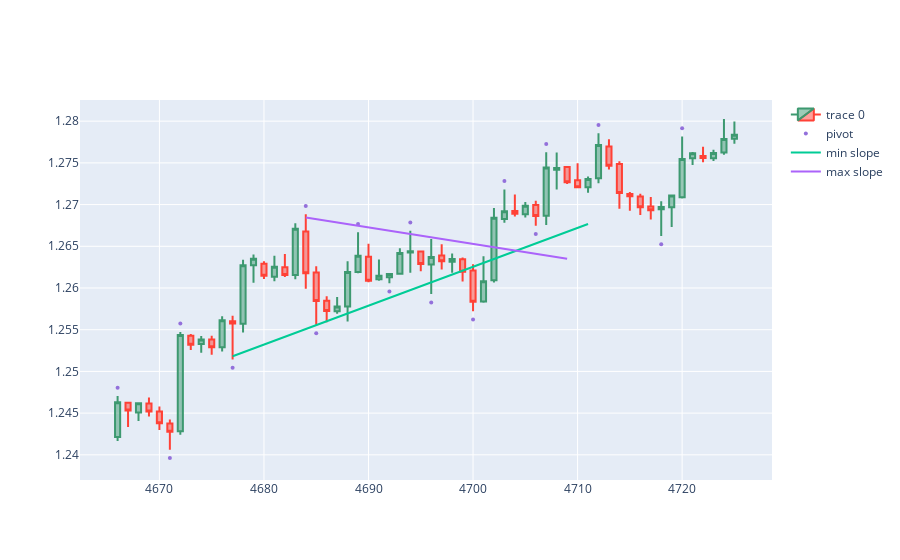

The notebook cell saved with this chart:
### Code cell
import numpy as np
from matplotlib import pyplot
from scipy.stats import linregress

backcandles = 20

candleid = 4696

maxim = np.array([])
minim = np.array([])
xxmin = np.array([])
xxmax = np.array([])

for i in range(candleid-backcandles, candleid+1):
    if df.iloc[i].pivot == 1:
        minim = np.append(minim, df.iloc[i].low)
        xxmin = np.append(xxmin, i) #could be i instead df.iloc[i].name
    if df.iloc[i].pivot == 2:
        maxim = np.append(maxim, df.iloc[i].high)
        xxmax = np.append(xxmax, i) # df.iloc[i].name
        
#slmin, intercmin = np.polyfit(xxmin, minim,1) #numpy
#slmax, intercmax = np.polyfit(xxmax, maxim,1)

slmin, intercmin, rmin, pmin, semin = linregress(xxmin, minim)
slmax, intercmax, rmax, pmax, semax = linregress(xxmax, maxim)

print(rmin, rmax)

dfpl = df[candleid-backcandles-10:candleid+backcandles+10]

fig = go.Figure(data=[go.Candlestick(x=dfpl.index,
                open=dfpl['open'],
                high=dfpl['high'],
                low=dfpl['low'],
                close=dfpl['close'])])

fig.add_scatter(x=dfpl.index, y=dfpl['pointpos'], mode="markers",
                marker=dict(size=4, color="MediumPurple"),
                name="pivot")

#-------------------------------------------------------------------------
# Fitting intercepts to meet highest or lowest candle point in time slice
#adjintercmin = df.low.loc[candleid-backcandles:candleid].min() - slmin*df.low.iloc[candleid-backcandles:candleid].idxmin()
#adjintercmax = df.high.loc[candleid-backcandles:candleid].max() - slmax*df.high.iloc[candleid-backcandles:candleid].idxmax()

xxmin = np.append(xxmin, xxmin[-1]+15)
xxmax = np.append(xxmax, xxmax[-1]+15)
#fig.add_trace(go.Scatter(x=xxmin, y=slmin*xxmin + adjintercmin, mode='lines', name='min slope'))
#fig.add_trace(go.Scatter(x=xxmax, y=slmax*xxmax + adjintercmax, mode='lines', name='max slope'))

fig.add_trace(go.Scatter(x=xxmin, y=slmin*xxmin + intercmin, mode='lines', name='min slope'))
fig.add_trace(go.Scatter(x=xxmax, y=slmax*xxmax + intercmax, mode='lines', name='max slope'))
fig.update_layout(xaxis_rangeslider_visible=False)
fig.show()

### Figure 1 — Plotly figure (JSON) as saved in the notebook; plotly's stock layout.template omitted (floating-point values rounded to 4 significant figures)
{"data": [{"close": [1.246, 1.245, 1.246, 1.245, 1.244, 1.243, 1.254, 1.253, 1.254, 1.253, 1.256, 1.256, 1.263, 1.264, 1.261, 1.263, 1.262, 1.267, 1.262, 1.258, 1.257, 1.258, 1.262, 1.264, 1.261, 1.261, 1.262, 1.264, 1.264, 1.263, 1.264, 1.263, 1.263, 1.262, 1.258, 1.261, 1.268, 1.269, 1.269, 1.27, 1.269, 1.274, 1.274, 1.273, 1.272, 1.273, 1.277, 1.275, 1.271, 1.271, 1.27, 1.269, 1.27, 1.271, 1.275, 1.276, 1.276, 1.276, 1.278, 1.278], "high": [1.247, 1.246, 1.246, 1.247, 1.246, 1.244, 1.255, 1.254, 1.254, 1.254, 1.257, 1.257, 1.263, 1.264, 1.263, 1.264, 1.264, 1.268, 1.269, 1.263, 1.259, 1.259, 1.263, 1.267, 1.265, 1.263, 1.262, 1.265, 1.267, 1.265, 1.266, 1.265, 1.264, 1.264, 1.263, 1.264, 1.27, 1.272, 1.271, 1.27, 1.27, 1.276, 1.276, 1.275, 1.275, 1.273, 1.279, 1.278, 1.275, 1.272, 1.271, 1.271, 1.27, 1.271, 1.278, 1.276, 1.277, 1.277, 1.28, 1.28], "low": [1.242, 1.243, 1.244, 1.245, 1.243, 1.241, 1.242, 1.253, 1.252, 1.252, 1.252, 1.251, 1.255, 1.261, 1.261, 1.261, 1.261, 1.261, 1.26, 1.256, 1.256, 1.257, 1.256, 1.262, 1.261, 1.261, 1.261, 1.262, 1.262, 1.262, 1.259, 1.262, 1.262, 1.261, 1.257, 1.258, 1.261, 1.268, 1.269, 1.268, 1.267, 1.268, 1.272, 1.272, 1.272, 1.271, 1.273, 1.274, 1.269, 1.269, 1.269, 1.268, 1.266, 1.267, 1.271, 1.275, 1.275, 1.275, 1.276, 1.277], "open": [1.242, 1.246, 1.245, 1.246, 1.245, 1.244, 1.243, 1.254, 1.253, 1.254, 1.253, 1.256, 1.256, 1.263, 1.263, 1.261, 1.262, 1.262, 1.267, 1.262, 1.258, 1.257, 1.258, 1.262, 1.264, 1.261, 1.261, 1.262, 1.264, 1.264, 1.263, 1.264, 1.263, 1.263, 1.262, 1.258, 1.261, 1.268, 1.269, 1.269, 1.27, 1.269, 1.274, 1.275, 1.273, 1.272, 1.273, 1.277, 1.275, 1.271, 1.271, 1.27, 1.269, 1.27, 1.271, 1.276, 1.276, 1.276, 1.276, 1.278], "type": "candlestick", "x": [4666, 4667, 4668, 4669, 4670, 4671, 4672, 4673, 4674, 4675, 4676, 4677, 4678, 4679, 4680, 4681, 4682, 4683, 4684, 4685, 4686, 4687, 4688, 4689, 4690, 4691, 4692, 4693, 4694, 4695, 4696, 4697, 4698, 4699, 4700, 4701, 4702, 4703, 4704, 4705, 4706, 4707, 4708, 4709, 4710, 4711, 4712, 4713, 4714, 4715, 4716, 4717, 4718, 4719, 4720, 4721, 4722, 4723, 4724, 4725]}, {"marker": {"color": "MediumPurple", "size": 4}, "mode": "markers", "name": "pivot", "type": "scatter", "x": [4666, 4667, 4668, 4669, 4670, 4671, 4672, 4673, 4674, 4675, 4676, 4677, 4678, 4679, 4680, 4681, 4682, 4683, 4684, 4685, 4686, 4687, 4688, 4689, 4690, 4691, 4692, 4693, 4694, 4695, 4696, 4697, 4698, 4699, 4700, 4701, 4702, 4703, 4704, 4705, 4706, 4707, 4708, 4709, 4710, 4711, 4712, 4713, 4714, 4715, 4716, 4717, 4718, 4719, 4720, 4721, 4722, 4723, 4724, 4725], "y": [1.248, null, null, null, null, 1.24, 1.256, null, null, null, null, 1.25, null, null, null, null, null, null, 1.27, 1.255, null, null, null, 1.268, null, null, 1.26, null, 1.268, null, 1.258, null, null, null, 1.256, null, null, 1.273, null, null, 1.266, 1.277, null, null, null, null, 1.28, null, null, null, null, null, 1.265, null, 1.279, null, null, null, null, null]}, {"mode": "lines", "name": "min slope", "type": "scatter", "x": [4677, 4685, 4692, 4696, 4711], "y": [1.252, 1.256, 1.259, 1.261, 1.268]}, {"mode": "lines", "name": "max slope", "type": "scatter", "x": [4684, 4689, 4694, 4709], "y": [1.268, 1.267, 1.266, 1.264]}], "layout": {"xaxis": {"rangeslider": {"visible": false}}}}
